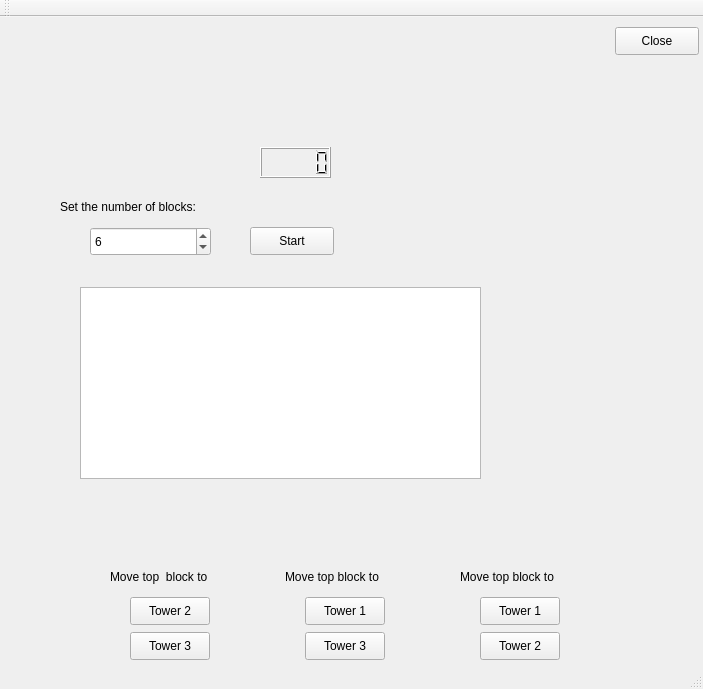
<?xml version="1.0" encoding="UTF-8"?>
<ui version="4.0">
 <class>MainWindow</class>
 <widget class="QMainWindow" name="MainWindow">
  <property name="geometry">
   <rect>
    <x>0</x>
    <y>0</y>
    <width>703</width>
    <height>689</height>
   </rect>
  </property>
  <property name="windowTitle">
   <string>MainWindow</string>
  </property>
  <widget class="QWidget" name="centralWidget">
   <widget class="QGraphicsView" name="graphicsView">
    <property name="geometry">
     <rect>
      <x>80</x>
      <y>270</y>
      <width>401</width>
      <height>192</height>
     </rect>
    </property>
   </widget>
   <widget class="QLabel" name="tower_one_label">
    <property name="geometry">
     <rect>
      <x>110</x>
      <y>550</y>
      <width>180</width>
      <height>20</height>
     </rect>
    </property>
    <property name="text">
     <string>Move top  block to</string>
    </property>
   </widget>
   <widget class="QLabel" name="tower_two_label">
    <property name="geometry">
     <rect>
      <x>285</x>
      <y>550</y>
      <width>180</width>
      <height>20</height>
     </rect>
    </property>
    <property name="text">
     <string>Move top block to</string>
    </property>
   </widget>
   <widget class="QLabel" name="tower_three_label">
    <property name="geometry">
     <rect>
      <x>460</x>
      <y>550</y>
      <width>180</width>
      <height>20</height>
     </rect>
    </property>
    <property name="text">
     <string>Move top block to</string>
    </property>
   </widget>
   <widget class="QSpinBox" name="block_number_spin_box">
    <property name="geometry">
     <rect>
      <x>90</x>
      <y>210</y>
      <width>121</width>
      <height>29</height>
     </rect>
    </property>
    <property name="minimum">
     <number>1</number>
    </property>
    <property name="maximum">
     <number>20</number>
    </property>
    <property name="value">
     <number>6</number>
    </property>
   </widget>
   <widget class="QLabel" name="block_number_info_label">
    <property name="geometry">
     <rect>
      <x>60</x>
      <y>180</y>
      <width>171</width>
      <height>20</height>
     </rect>
    </property>
    <property name="text">
     <string>Set the number of blocks:</string>
    </property>
   </widget>
   <widget class="QPushButton" name="exit_push_button">
    <property name="geometry">
     <rect>
      <x>615</x>
      <y>10</y>
      <width>84</width>
      <height>28</height>
     </rect>
    </property>
    <property name="text">
     <string>Close</string>
    </property>
   </widget>
   <widget class="QPushButton" name="start_push_button">
    <property name="geometry">
     <rect>
      <x>250</x>
      <y>210</y>
      <width>84</width>
      <height>28</height>
     </rect>
    </property>
    <property name="text">
     <string>Start</string>
    </property>
   </widget>
   <widget class="QPushButton" name="B_to_A_push_button">
    <property name="geometry">
     <rect>
      <x>305</x>
      <y>580</y>
      <width>80</width>
      <height>28</height>
     </rect>
    </property>
    <property name="text">
     <string>Tower 1</string>
    </property>
   </widget>
   <widget class="QPushButton" name="B_to_C_push_button">
    <property name="geometry">
     <rect>
      <x>305</x>
      <y>615</y>
      <width>80</width>
      <height>28</height>
     </rect>
    </property>
    <property name="text">
     <string>Tower 3</string>
    </property>
   </widget>
   <widget class="QPushButton" name="C_to_A_push_button">
    <property name="geometry">
     <rect>
      <x>480</x>
      <y>580</y>
      <width>80</width>
      <height>28</height>
     </rect>
    </property>
    <property name="text">
     <string>Tower 1</string>
    </property>
   </widget>
   <widget class="QPushButton" name="C_to_B_push_button">
    <property name="geometry">
     <rect>
      <x>480</x>
      <y>615</y>
      <width>80</width>
      <height>28</height>
     </rect>
    </property>
    <property name="text">
     <string>Tower 2</string>
    </property>
   </widget>
   <widget class="QPushButton" name="A_to_B_push_button">
    <property name="geometry">
     <rect>
      <x>130</x>
      <y>580</y>
      <width>80</width>
      <height>28</height>
     </rect>
    </property>
    <property name="text">
     <string>Tower 2</string>
    </property>
   </widget>
   <widget class="QPushButton" name="A_to_C_push_button">
    <property name="geometry">
     <rect>
      <x>130</x>
      <y>615</y>
      <width>80</width>
      <height>28</height>
     </rect>
    </property>
    <property name="text">
     <string>Tower 3</string>
    </property>
   </widget>
   <widget class="QLabel" name="info_label">
    <property name="geometry">
     <rect>
      <x>20</x>
      <y>10</y>
      <width>161</width>
      <height>81</height>
     </rect>
    </property>
    <property name="text">
     <string/>
    </property>
   </widget>
   <widget class="QLCDNumber" name="timer_lcd_number">
    <property name="geometry">
     <rect>
      <x>260</x>
      <y>130</y>
      <width>71</width>
      <height>31</height>
     </rect>
    </property>
   </widget>
  </widget>
  <widget class="QMenuBar" name="menuBar">
   <property name="geometry">
    <rect>
     <x>0</x>
     <y>0</y>
     <width>703</width>
     <height>25</height>
    </rect>
   </property>
  </widget>
  <widget class="QToolBar" name="mainToolBar">
   <attribute name="toolBarArea">
    <enum>TopToolBarArea</enum>
   </attribute>
   <attribute name="toolBarBreak">
    <bool>false</bool>
   </attribute>
  </widget>
  <widget class="QStatusBar" name="statusBar"/>
 </widget>
 <layoutdefault spacing="6" margin="11"/>
 <resources/>
 <connections>
  <connection>
   <sender>exit_push_button</sender>
   <signal>clicked()</signal>
   <receiver>MainWindow</receiver>
   <slot>close()</slot>
   <hints>
    <hint type="sourcelabel">
     <x>656</x>
     <y>65</y>
    </hint>
    <hint type="destinationlabel">
     <x>351</x>
     <y>344</y>
    </hint>
   </hints>
  </connection>
 </connections>
</ui>
